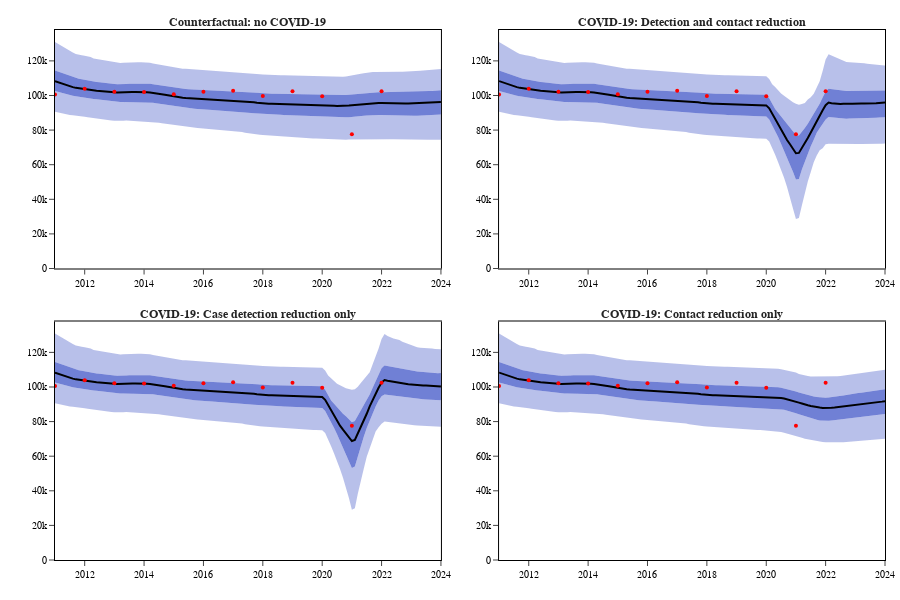

Notebook cell for this chart:
### Code cell
covid_configs

### Figure 1 — Plotly figure (JSON) as saved in the notebook; plotly's stock layout.template omitted (floating-point values rounded to 4 significant figures; data arrays with more than 128 entries replaced by an {"elided": "..."} marker saying what was removed)
{"data": [{"fill": "tonexty", "fillcolor": "rgba(0,30,180,0.0)", "line": {"width": 0}, "name": "no_covid 0.025", "showlegend": false, "type": "scatter", "x": {"elided": "131 float values"}, "xaxis": "x", "y": {"elided": "131 float values"}, "yaxis": "y"}, {"fill": "tonexty", "fillcolor": "rgba(0,30,180,0.27999999999999997)", "line": {"width": 0}, "name": "no_covid 0.25", "showlegend": false, "type": "scatter", "x": {"elided": "131 float values"}, "xaxis": "x", "y": {"elided": "131 float values"}, "yaxis": "y"}, {"fill": "tonexty", "fillcolor": "rgba(0,30,180,0.5599999999999999)", "line": {"width": 0}, "name": "no_covid 0.5", "showlegend": false, "type": "scatter", "x": {"elided": "131 float values"}, "xaxis": "x", "y": {"elided": "131 float values"}, "yaxis": "y"}, {"fill": "tonexty", "fillcolor": "rgba(0,30,180,0.5599999999999999)", "line": {"width": 0}, "name": "no_covid 0.75", "showlegend": false, "type": "scatter", "x": {"elided": "131 float values"}, "xaxis": "x", "y": {"elided": "131 float values"}, "yaxis": "y"}, {"fill": "tonexty", "fillcolor": "rgba(0,30,180,0.27999999999999997)", "line": {"width": 0}, "name": "no_covid 0.975", "showlegend": false, "type": "scatter", "x": {"elided": "131 float values"}, "xaxis": "x", "y": {"elided": "131 float values"}, "yaxis": "y"}, {"line": {"color": "black"}, "name": "no_covid median", "showlegend": false, "type": "scatter", "x": {"elided": "131 float values"}, "xaxis": "x", "y": {"elided": "131 float values"}, "yaxis": "y"}, {"marker": {"color": "red", "size": 4}, "mode": "markers", "name": "Target", "showlegend": false, "type": "scatter", "x": [2011, 2012, 2013, 2014, 2015, 2016, 2017, 2018, 2019, 2020, 2021, 2022], "xaxis": "x", "y": [100518, 103906, 102196, 102087, 100780, 102097, 102725, 99658, 102503, 99582, 77657, 102479], "yaxis": "y"}, {"fill": "tonexty", "fillcolor": "rgba(0,30,180,0.0)", "line": {"width": 0}, "name": "detection_and_contact_reduction 0.025", "showlegend": false, "type": "scatter", "x": {"elided": "131 float values"}, "xaxis": "x2", "y": {"elided": "131 float values"}, "yaxis": "y2"}, {"fill": "tonexty", "fillcolor": "rgba(0,30,180,0.27999999999999997)", "line": {"width": 0}, "name": "detection_and_contact_reduction 0.25", "showlegend": false, "type": "scatter", "x": {"elided": "131 float values"}, "xaxis": "x2", "y": {"elided": "131 float values"}, "yaxis": "y2"}, {"fill": "tonexty", "fillcolor": "rgba(0,30,180,0.5599999999999999)", "line": {"width": 0}, "name": "detection_and_contact_reduction 0.5", "showlegend": false, "type": "scatter", "x": {"elided": "131 float values"}, "xaxis": "x2", "y": {"elided": "131 float values"}, "yaxis": "y2"}, {"fill": "tonexty", "fillcolor": "rgba(0,30,180,0.5599999999999999)", "line": {"width": 0}, "name": "detection_and_contact_reduction 0.75", "showlegend": false, "type": "scatter", "x": {"elided": "131 float values"}, "xaxis": "x2", "y": {"elided": "131 float values"}, "yaxis": "y2"}, {"fill": "tonexty", "fillcolor": "rgba(0,30,180,0.27999999999999997)", "line": {"width": 0}, "name": "detection_and_contact_reduction 0.975", "showlegend": false, "type": "scatter", "x": {"elided": "131 float values"}, "xaxis": "x2", "y": {"elided": "131 float values"}, "yaxis": "y2"}, {"line": {"color": "black"}, "name": "detection_and_contact_reduction median", "showlegend": false, "type": "scatter", "x": {"elided": "131 float values"}, "xaxis": "x2", "y": {"elided": "131 float values"}, "yaxis": "y2"}, {"marker": {"color": "red", "size": 4}, "mode": "markers", "name": "Target", "showlegend": false, "type": "scatter", "x": [2011, 2012, 2013, 2014, 2015, 2016, 2017, 2018, 2019, 2020, 2021, 2022], "xaxis": "x2", "y": [100518, 103906, 102196, 102087, 100780, 102097, 102725, 99658, 102503, 99582, 77657, 102479], "yaxis": "y2"}, {"fill": "tonexty", "fillcolor": "rgba(0,30,180,0.0)", "line": {"width": 0}, "name": "case_detection_reduction_only 0.025", "showlegend": false, "type": "scatter", "x": {"elided": "131 float values"}, "xaxis": "x3", "y": {"elided": "131 float values"}, "yaxis": "y3"}, {"fill": "tonexty", "fillcolor": "rgba(0,30,180,0.27999999999999997)", "line": {"width": 0}, "name": "case_detection_reduction_only 0.25", "showlegend": false, "type": "scatter", "x": {"elided": "131 float values"}, "xaxis": "x3", "y": {"elided": "131 float values"}, "yaxis": "y3"}, {"fill": "tonexty", "fillcolor": "rgba(0,30,180,0.5599999999999999)", "line": {"width": 0}, "name": "case_detection_reduction_only 0.5", "showlegend": false, "type": "scatter", "x": {"elided": "131 float values"}, "xaxis": "x3", "y": {"elided": "131 float values"}, "yaxis": "y3"}, {"fill": "tonexty", "fillcolor": "rgba(0,30,180,0.5599999999999999)", "line": {"width": 0}, "name": "case_detection_reduction_only 0.75", "showlegend": false, "type": "scatter", "x": {"elided": "131 float values"}, "xaxis": "x3", "y": {"elided": "131 float values"}, "yaxis": "y3"}, {"fill": "tonexty", "fillcolor": "rgba(0,30,180,0.27999999999999997)", "line": {"width": 0}, "name": "case_detection_reduction_only 0.975", "showlegend": false, "type": "scatter", "x": {"elided": "131 float values"}, "xaxis": "x3", "y": {"elided": "131 float values"}, "yaxis": "y3"}, {"line": {"color": "black"}, "name": "case_detection_reduction_only median", "showlegend": false, "type": "scatter", "x": {"elided": "131 float values"}, "xaxis": "x3", "y": {"elided": "131 float values"}, "yaxis": "y3"}, {"marker": {"color": "red", "size": 4}, "mode": "markers", "name": "Target", "showlegend": false, "type": "scatter", "x": [2011, 2012, 2013, 2014, 2015, 2016, 2017, 2018, 2019, 2020, 2021, 2022], "xaxis": "x3", "y": [100518, 103906, 102196, 102087, 100780, 102097, 102725, 99658, 102503, 99582, 77657, 102479], "yaxis": "y3"}, {"fill": "tonexty", "fillcolor": "rgba(0,30,180,0.0)", "line": {"width": 0}, "name": "contact_reduction_only 0.025", "showlegend": false, "type": "scatter", "x": {"elided": "131 float values"}, "xaxis": "x4", "y": {"elided": "131 float values"}, "yaxis": "y4"}, {"fill": "tonexty", "fillcolor": "rgba(0,30,180,0.27999999999999997)", "line": {"width": 0}, "name": "contact_reduction_only 0.25", "showlegend": false, "type": "scatter", "x": {"elided": "131 float values"}, "xaxis": "x4", "y": {"elided": "131 float values"}, "yaxis": "y4"}, {"fill": "tonexty", "fillcolor": "rgba(0,30,180,0.5599999999999999)", "line": {"width": 0}, "name": "contact_reduction_only 0.5", "showlegend": false, "type": "scatter", "x": {"elided": "131 float values"}, "xaxis": "x4", "y": {"elided": "131 float values"}, "yaxis": "y4"}, {"fill": "tonexty", "fillcolor": "rgba(0,30,180,0.5599999999999999)", "line": {"width": 0}, "name": "contact_reduction_only 0.75", "showlegend": false, "type": "scatter", "x": {"elided": "131 float values"}, "xaxis": "x4", "y": {"elided": "131 float values"}, "yaxis": "y4"}, {"fill": "tonexty", "fillcolor": "rgba(0,30,180,0.27999999999999997)", "line": {"width": 0}, "name": "contact_reduction_only 0.975", "showlegend": false, "type": "scatter", "x": {"elided": "131 float values"}, "xaxis": "x4", "y": {"elided": "131 float values"}, "yaxis": "y4"}, {"line": {"color": "black"}, "name": "contact_reduction_only median", "showlegend": false, "type": "scatter", "x": {"elided": "131 float values"}, "xaxis": "x4", "y": {"elided": "131 float values"}, "yaxis": "y4"}, {"marker": {"color": "red", "size": 4}, "mode": "markers", "name": "Target", "showlegend": false, "type": "scatter", "x": [2011, 2012, 2013, 2014, 2015, 2016, 2017, 2018, 2019, 2020, 2021, 2022], "xaxis": "x4", "y": [100518, 103906, 102196, 102087, 100780, 102097, 102725, 99658, 102503, 99582, 77657, 102479], "yaxis": "y4"}], "layout": {"annotations": [{"font": {"size": 12}, "showarrow": false, "text": "<b>Counterfactual: no COVID-19</b>", "x": 0.2325, "xanchor": "center", "xref": "paper", "y": 1, "yanchor": "bottom", "yref": "paper"}, {"font": {"size": 12}, "showarrow": false, "text": "<b>COVID-19: Detection and contact reduction</b>", "x": 0.7675, "xanchor": "center", "xref": "paper", "y": 1, "yanchor": "bottom", "yref": "paper"}, {"font": {"size": 12}, "showarrow": false, "text": "<b>COVID-19: Case detection reduction only</b>", "x": 0.2325, "xanchor": "center", "xref": "paper", "y": 0.45, "yanchor": "bottom", "yref": "paper"}, {"font": {"size": 12}, "showarrow": false, "text": "<b>COVID-19: Contact reduction only</b>", "x": 0.7675, "xanchor": "center", "xref": "paper", "y": 0.45, "yanchor": "bottom", "yref": "paper"}], "font": {"size": 8}, "height": 600, "margin": {"b": 40, "l": 10, "r": 5, "t": 30}, "showlegend": false, "title": {"text": ""}, "xaxis": {"anchor": "y", "domain": [0, 0.465], "dtick": 2, "range": [2011, 2024], "tickmode": "linear", "title": {"text": ""}}, "xaxis2": {"anchor": "y2", "domain": [0.535, 1.0], "dtick": 2, "range": [2011, 2024], "tickmode": "linear"}, "xaxis3": {"anchor": "y3", "domain": [0, 0.465], "dtick": 2, "range": [2011, 2024], "tickmode": "linear"}, "xaxis4": {"anchor": "y4", "domain": [0.535, 1.0], "dtick": 2, "range": [2011, 2024], "tickmode": "linear"}, "yaxis": {"anchor": "x", "domain": [0.55, 1], "title": {"text": ""}}, "yaxis2": {"anchor": "x2", "domain": [0.55, 1]}, "yaxis3": {"anchor": "x3", "domain": [0, 0.45]}, "yaxis4": {"anchor": "x4", "domain": [0, 0.45]}}}
